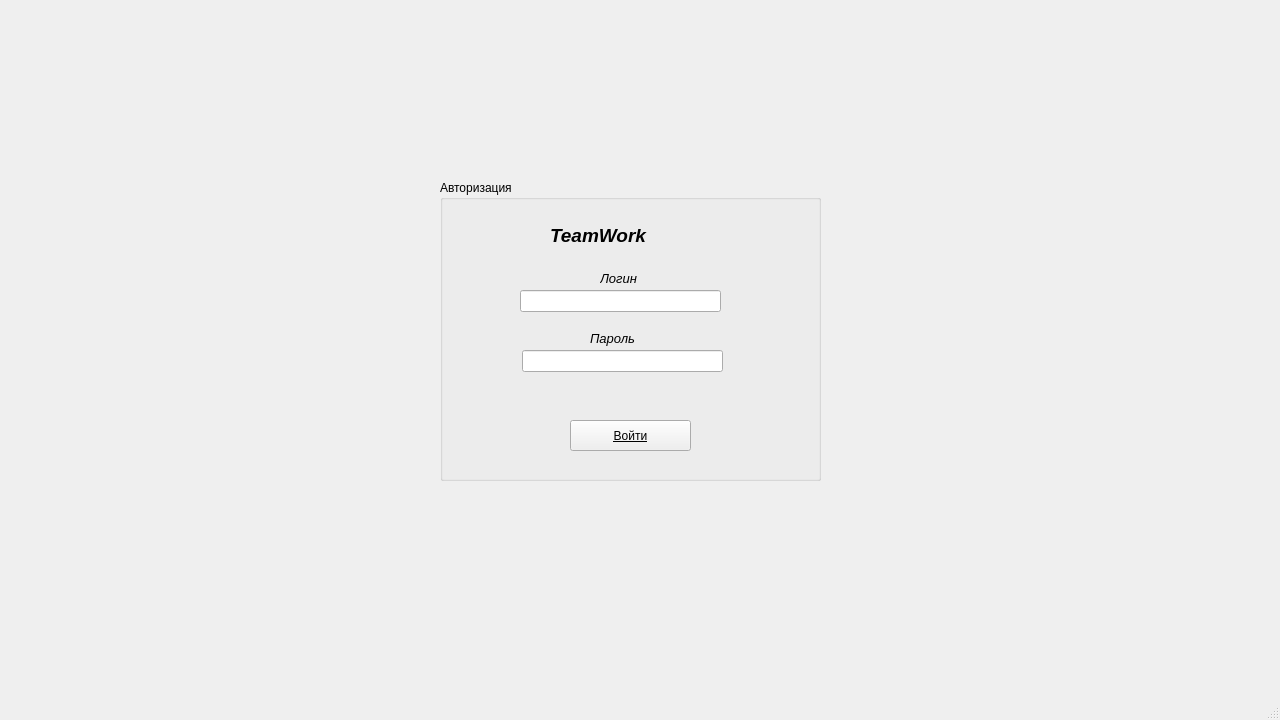
<?xml version="1.0" encoding="UTF-8"?>
<ui version="4.0">
 <class>MainWindow</class>
 <widget class="QMainWindow" name="MainWindow">
  <property name="geometry">
   <rect>
    <x>0</x>
    <y>0</y>
    <width>1280</width>
    <height>720</height>
   </rect>
  </property>
  <property name="windowTitle">
   <string>MainWindow</string>
  </property>
  <widget class="QWidget" name="centralwidget">
   <widget class="QGroupBox" name="groupBox">
    <property name="geometry">
     <rect>
      <x>440</x>
      <y>180</y>
      <width>381</width>
      <height>301</height>
     </rect>
    </property>
    <property name="title">
     <string>Авторизация</string>
    </property>
    <widget class="QLabel" name="label">
     <property name="geometry">
      <rect>
       <x>110</x>
       <y>30</y>
       <width>141</width>
       <height>51</height>
      </rect>
     </property>
     <property name="font">
      <font>
       <pointsize>14</pointsize>
       <weight>75</weight>
       <italic>true</italic>
       <bold>true</bold>
      </font>
     </property>
     <property name="text">
      <string>TeamWork</string>
     </property>
    </widget>
    <widget class="QPushButton" name="pushButton">
     <property name="geometry">
      <rect>
       <x>130</x>
       <y>240</y>
       <width>121</width>
       <height>31</height>
      </rect>
     </property>
     <property name="font">
      <font>
       <pointsize>9</pointsize>
       <underline>true</underline>
      </font>
     </property>
     <property name="text">
      <string>Войти</string>
     </property>
    </widget>
    <widget class="QLineEdit" name="lineEdit">
     <property name="geometry">
      <rect>
       <x>80</x>
       <y>110</y>
       <width>201</width>
       <height>22</height>
      </rect>
     </property>
    </widget>
    <widget class="QLineEdit" name="lineEdit_2">
     <property name="geometry">
      <rect>
       <x>82</x>
       <y>170</y>
       <width>201</width>
       <height>22</height>
      </rect>
     </property>
    </widget>
    <widget class="QLabel" name="label_2">
     <property name="geometry">
      <rect>
       <x>150</x>
       <y>150</y>
       <width>71</width>
       <height>16</height>
      </rect>
     </property>
     <property name="font">
      <font>
       <pointsize>10</pointsize>
       <italic>true</italic>
      </font>
     </property>
     <property name="text">
      <string>Пароль</string>
     </property>
    </widget>
    <widget class="QLabel" name="label_3">
     <property name="geometry">
      <rect>
       <x>160</x>
       <y>90</y>
       <width>55</width>
       <height>16</height>
      </rect>
     </property>
     <property name="font">
      <font>
       <pointsize>10</pointsize>
       <italic>true</italic>
      </font>
     </property>
     <property name="text">
      <string>Логин</string>
     </property>
    </widget>
   </widget>
  </widget>
  <widget class="QMenuBar" name="menubar">
   <property name="geometry">
    <rect>
     <x>0</x>
     <y>0</y>
     <width>1280</width>
     <height>26</height>
    </rect>
   </property>
  </widget>
  <widget class="QStatusBar" name="statusbar"/>
 </widget>
 <resources/>
 <connections/>
</ui>
